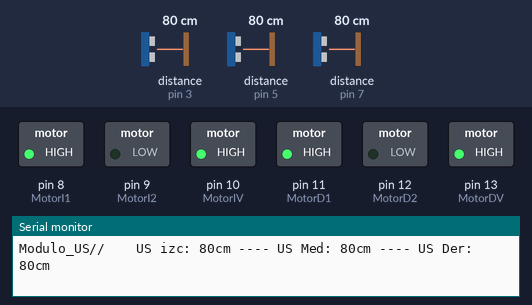
Bench run of a sketch on a simulated Arduino Uno, built with avr-gcc and run on an emulated ATmega328P. Parts: switched loads named in the sketch (green lamp = pin HIGH), the last lines printed to the serial monitor. Inputs (shaded band) come from the test bench; at power-on: distance to the obstacle (sensors on pin 3, pin 5, pin 7) 80 cm. The echo pulse lasts 58.3 µs per cm.

Above: at 1.4 s.
1.5 s: distance to the obstacle (sensor on pin 3) set to 22 cm
3.2 s: distance to the obstacle (sensor on pin 3) set to 18 cm
At 3.9 s:
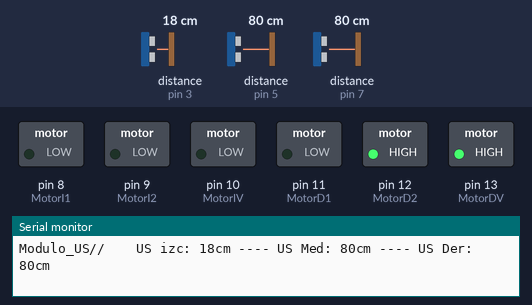
5.0 s: distance to the obstacle (sensor on pin 3) set to 35 cm
At 5.8 s:
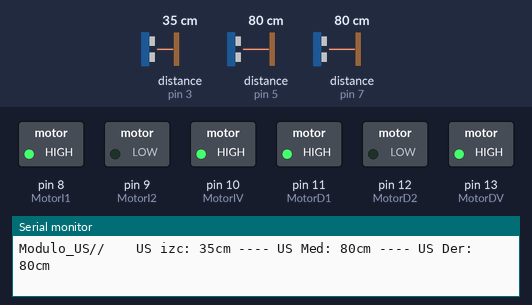
6.7 s: distance to the obstacle (sensor on pin 5) set to 63 cm
8.2 s: distance to the obstacle (sensor on pin 5) set to 57 cm
At 9.3 s:
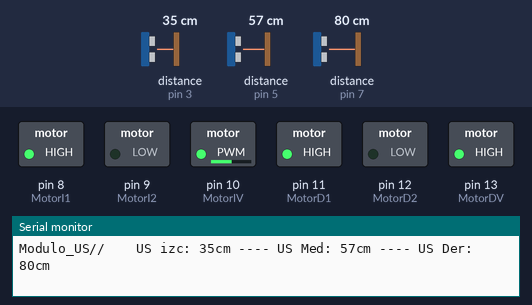
10.1 s: distance to the obstacle (sensor on pin 7) set to 22 cm
11.6 s: distance to the obstacle (sensor on pin 7) set to 18 cm
At 13.3 s:
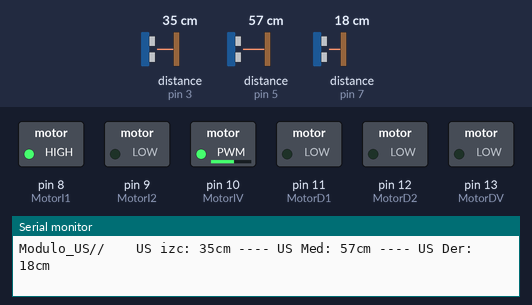
Timing chart, 0 to 14.3 s (numbered marks = the images above; inputs shaded):
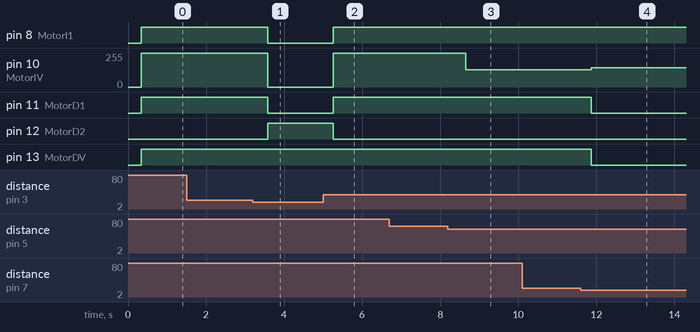

Measured:
- the behaviour switches between 20 and 19 cm on distance to the obstacle (sensor on pin 3) (found by bisection; images 0 and 1)
- the behaviour switches between 60 and 59 cm on distance to the obstacle (sensor on pin 5) (found by bisection; images 2 and 3)
- the behaviour switches between 20 and 19 cm on distance to the obstacle (sensor on pin 7) (found by bisection; images 3 and 4)
- after the input at 1.5 s, every drawn part: stays the same
- after the input at 3.2 s, pin 8 (MotorI1), pin 11 (MotorD1): HIGH → LOW after 0.38 s; pin 10 (MotorIV): 255/255 → 0/255 after 0.38 s; pin 12 (MotorD2): LOW → HIGH after 0.38 s
- after the input at 5.0 s, pin 8 (MotorI1), pin 11 (MotorD1): LOW → HIGH after 0.26 s; pin 10 (MotorIV): 0/255 → 255/255 after 0.26 s; pin 12 (MotorD2): HIGH → LOW after 0.26 s
- after the input at 8.2 s, pin 10 (MotorIV): 255/255 → 131/255 after 0.46 s
- after the input at 10.1 s, every drawn part: stays the same
- after the input at 11.6 s, pin 10 (MotorIV): 131/255 → 146/255 after 0.27 s; pin 11 (MotorD1), pin 13 (MotorDV): HIGH → LOW after 0.27 s

The sketch:

Navegacion_por_ultrasonidos_v5.ino
```cpp
//Librerias
#include "SR04.h"
#include <string.h>
using namespace std;
//Variables
long DistI;   //Distancia Ultrasonido izquierdo
long DistM;   //Distancia ultrasonido derecho
long DistD;   //Distancia ultrasonido medio
int Pmin = 100; //potencia minima para mover el motor
int Pmax = 255; //Potencia maxima de salida
int Ptotal = Pmax - Pmin; //Difrencia entre min y max

int DistM_Anterior = 0;
int Margen_US = 5;

int DistMin = 20;
int DistMed = 40;
int DistMax = 60;

int VMin = 1;
int VMed = 20;
int VMax = 100;

int VelocidadAnterior = 0;
int GiroAnterior = 0;


//Pines
#define TRIG_PIN1 3       //Sensor izquierdo
#define ECHO_PIN1 2
SR04 SIzquierda = SR04(ECHO_PIN1,TRIG_PIN1);
#define TRIG_PIN2 5       //Sensor central
#define ECHO_PIN2 4
SR04 SMedio = SR04(ECHO_PIN2,TRIG_PIN2);
#define TRIG_PIN3 7       //Sensor derecho
#define ECHO_PIN3 6
SR04 SDerecha = SR04(ECHO_PIN3,TRIG_PIN3);


//#define Boton 1
#define MotorI1 8  //Motor Izquierdo Adelante
#define MotorI2 9  //Motor Izquierdo Atras
#define MotorIV 10
#define MotorD1 11  //Motor Derecho Adelante
#define MotorD2 12  //Motor Derecho atras
#define MotorDV 13
/*
Modulo de ultrasonidos. Este se encarga de actualizar las variables globales
Imprime por pantalla la distancia detectada por los 3 sensores
*/

void Modulo_US() {
  int DistM_Anterior = DistM;
  DistM=SMedio.Distance();
  DistI=SIzquierda.Distance();
  DistD=SDerecha.Distance();

  int Marjen = DistM_Anterior - DistM;
  if (Marjen < 0) {
    Marjen = 0 - Marjen;
  }
  if (Margen_US < Marjen ){
    DistM_Anterior = DistM;
    Serial.println("****************************************");
    Serial.print("Modulo_US// ");
    Serial.print("   US izc: ");
    Serial.print(DistI);
    Serial.print("cm");
    Serial.print(" ---- US Med: ");
    Serial.print(DistM);
    Serial.print("cm");
    Serial.print(" ---- US Der: ");
    Serial.print(DistD);
    Serial.println("cm  ");
  }
}

void pruebas () {
  //Serial.println("****************************************");
  //Serial.println("MODULO ULTRASONIDOS");
  Serial.print("Modulo_US// ");
  Serial.print("   US izc: ");
  Serial.print(DistI);
  Serial.print("cm");
  Serial.print(" ---- US Med: ");
  Serial.print(DistM);
  Serial.print("cm");
  Serial.print(" ---- US Der: ");
  Serial.print(DistD);
  Serial.println("cm  ");
}
/*
Modulo de control de los motores:
Este controla la velocidad de los motores a izquierda y derecha.
esta pensado para llevar 2 motores
Acepta variables Velocidad y giro en % (de 0 a 100)
Se encarga del calculo para conseguir que los motores funcionen correctamente
Cambiando Pmin y Pmax se ajusta el recorrido util de la potencia
*/

int Motores_Salida(int VIzquierda, int VDerecha) {

  if(VIzquierda > 0) {
    digitalWrite(MotorI1, HIGH);
    digitalWrite(MotorI2, LOW);
    analogWrite(MotorIV, VIzquierda);
  }
  else if(VIzquierda < 0) {
    VIzquierda = 0 - VIzquierda;
    digitalWrite(MotorI1, LOW);
    digitalWrite(MotorI2, HIGH);
    analogWrite(MotorIV, VIzquierda);
  }
  else {
    digitalWrite(MotorI1, LOW);
    digitalWrite(MotorI2, LOW);
    analogWrite(MotorIV, 0);
  }
  if(VDerecha > 0) {
    digitalWrite(MotorD1, HIGH);
    digitalWrite(MotorD2, LOW);
    analogWrite(MotorDV, VDerecha);
  }
  else if(VDerecha < 0) {
    VDerecha = 0 - VDerecha;
    digitalWrite(MotorD1, LOW);
    digitalWrite(MotorD2, HIGH);
    analogWrite(MotorDV, VDerecha);

  }
  else {
    digitalWrite(MotorD1, LOW);
    digitalWrite(MotorD2, LOW);
    analogWrite(MotorDV, 0);
  }
}


int Motores(int Velocidad, int Giro){
  int motorD = Velocidad;
  int motorI = Velocidad;
  if (Giro > 0) { //si el giro es a la derecha quito velocidad al motor derecho
    motorD = motorD - Giro;
  }
  if (Giro < 0){ //Si el giro es a la izquierda quito velocidad al motor izquierdo
    motorI = motorI - Giro;
  }

  //----------------------------------------------------------------------------
  //SALIDA POR PANTALLA


  if (Velocidad != VelocidadAnterior || Giro != GiroAnterior){
    VelocidadAnterior = Velocidad;
    GiroAnterior = Giro;

    Serial.println("--------------------------------------------");
    Serial.print("MODULO MOTORES//  ");
    Serial.print(" Velocidad: ");
    Serial.print(Velocidad);
    Serial.print("  Giro: ");
    Serial.print(Giro);
    Serial.print(" ---- mot izq: ");
    Serial.print(motorD);
    Serial.print(" ----  mot der: ");
    Serial.println(motorI);
    //Serial.println("-----------------------------------------");
    pruebas ();
  }

  //----------------------------------------------------------------------------

  if (motorI == 0) { //Si la velocidad es 0% ajusta la potencia a 0
    motorI = 0;
  }
  else {
    if (motorI > 0){
      motorI = Pmin + (Ptotal * motorI / 100);
    }
    else{
      motorI = -Pmin + (Ptotal * motorI / 100);
    }
  }

  if (motorD == 0) { //Si la velocidad es 0% ajusta la potencia a 0
    motorD = 0;
  }
  else {
     if (motorD > 0){
      motorD = Pmin + (Ptotal * motorD / 100);
    }
    else{
      motorD = -Pmin + (Ptotal * motorD / 100);
    }
  }

  Motores_Salida(motorI, motorD);
}


void setup() {
  Serial.begin(9600);
  Serial.print("Difrencia de potencia: ");
  Serial.println(Ptotal); //Difrencia entre Vmin y Vmax para calcular el voltaje util del motor
  pinMode(MotorI1, OUTPUT);
  pinMode(MotorD1, OUTPUT);
  pinMode(MotorI2, OUTPUT);
  pinMode(MotorD2, OUTPUT);
  //pinMode(Boton, INPUT_PULLUP);
}

void loop() {
  Modulo_US(); //Actualizamos las distancias: DistI, DistM, DistD
  //pruebas();

  //Posivilidad de añadir boton de pause
  /*if (digitalRead(Boton) == HIGH) {
    delay(2000);
    int esperar = 1;
    while (esperar == 1) {
      delay(1000);
      if (digitalRead(Boton) == HIGH) {
        esperar = 0; //fin de la espera
      }
    }
  }*/

  if (DistI < DistMin){
    Motores(0, 30);
  }
  else if (DistD < DistMin){
    Motores(0, -30);
  }
  else {
    if (DistM <= DistMin) {
      if (DistI >= DistD) {
        Motores(0, 0);
      }
      if (DistI < DistD) {
        Motores(0, 0);
      }
    }
    else if(DistM < DistMed) {
      Motores(VMin, 0);
    }
    else if(DistM < DistMax) {
      Motores(VMed, 0);
    }
    else {
      Motores (VMax, 0);
    }
  }
  delay(300);
}
```
